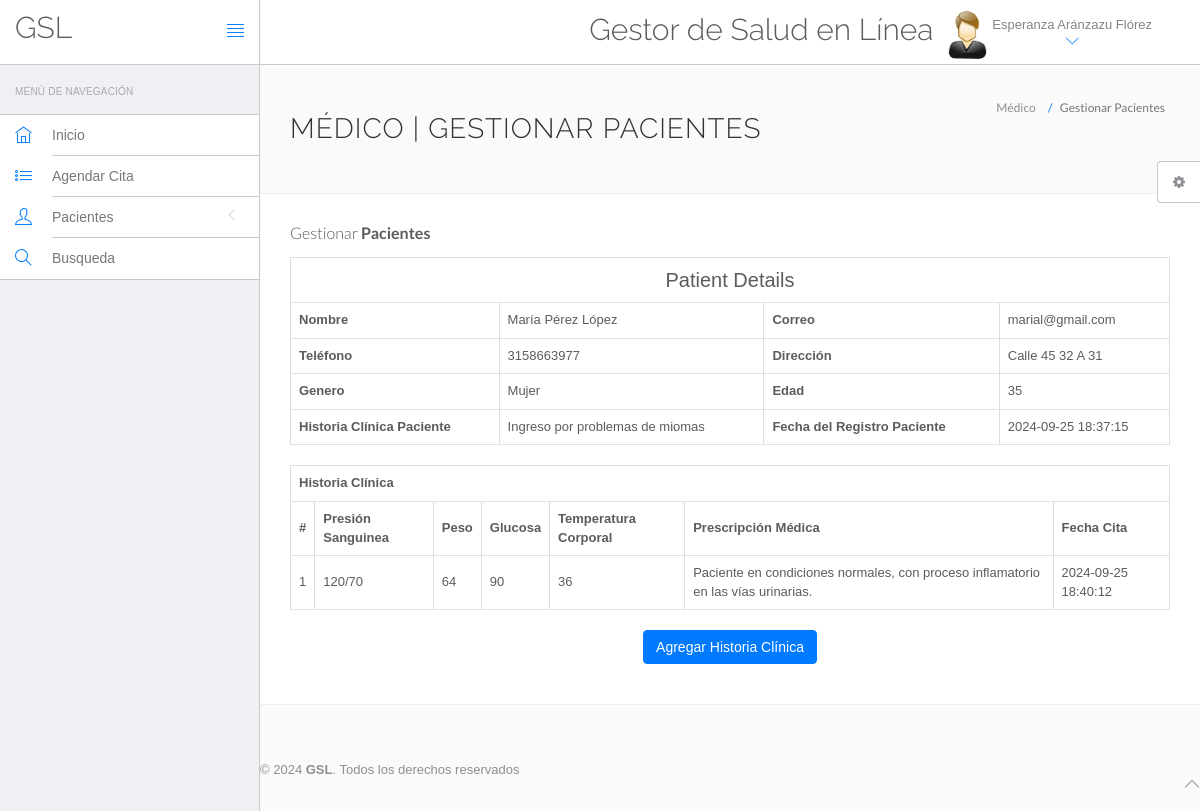
Screenshot of /hms/doctor/view-patient.php?viewid=6 (signed in) with the database file from the repository.
### tables this page shows
CREATE TABLE `doctors` (
  `id` int(11) NOT NULL,
  `specilization` varchar(255) DEFAULT NULL,
  `doctorName` varchar(255) DEFAULT NULL,
  `address` longtext DEFAULT NULL,
  `docFees` varchar(255) DEFAULT NULL,
  `contactno` bigint(11) DEFAULT NULL,
  `docEmail` varchar(255) DEFAULT NULL,
  `password` varchar(255) DEFAULT NULL,
  `creationDate` timestamp NULL DEFAULT current_timestamp(),
  `updationDate` timestamp NULL DEFAULT NULL ON UPDATE current_timestamp()
);

CREATE TABLE `tblpatient` (
  `ID` int(10) NOT NULL,
  `Docid` int(10) DEFAULT NULL,
  `PatientName` varchar(200) DEFAULT NULL,
  `PatientContno` bigint(10) DEFAULT NULL,
  `PatientEmail` varchar(200) DEFAULT NULL,
  `PatientGender` varchar(50) DEFAULT NULL,
  `PatientAdd` mediumtext DEFAULT NULL,
  `PatientAge` int(10) DEFAULT NULL,
  `PatientMedhis` mediumtext DEFAULT NULL,
  `CreationDate` timestamp NULL DEFAULT current_timestamp(),
  `UpdationDate` timestamp NULL DEFAULT NULL ON UPDATE current_timestamp()
);

CREATE TABLE `tblmedicalhistory` (
  `ID` int(10) NOT NULL,
  `PatientID` int(10) DEFAULT NULL,
  `BloodPressure` varchar(200) DEFAULT NULL,
  `BloodSugar` varchar(200) NOT NULL,
  `Weight` varchar(100) DEFAULT NULL,
  `Temperature` varchar(200) DEFAULT NULL,
  `MedicalPres` mediumtext DEFAULT NULL,
  `CreationDate` timestamp NOT NULL DEFAULT current_timestamp() ON UPDATE current_timestamp()
);

### hms/doctor/view-patient.php (the view, shortened to what this page needs)
<?php
include('include/config.php');
?>
<!DOCTYPE html>
<html lang="en">
<head>
    <link rel="stylesheet" href="vendor/bootstrap/css/bootstrap.min.css">
    <link rel="stylesheet" href="vendor/fontawesome/css/font-awesome.min.css">
    <link rel="stylesheet" href="vendor/themify-icons/themify-icons.min.css">
    <link href="vendor/animate.css/animate.min.css" rel="stylesheet" media="screen">
    <link href="vendor/perfect-scrollbar/perfect-scrollbar.min.css" rel="stylesheet" media="screen">
    <link href="vendor/switchery/switchery.min.css" rel="stylesheet" media="screen">
    <link href="vendor/bootstrap-touchspin/jquery.bootstrap-touchspin.min.css" rel="stylesheet" media="screen">
    <link href="vendor/select2/select2.min.css" rel="stylesheet" media="screen">
    <link href="vendor/bootstrap-datepicker/bootstrap-datepicker3.standalone.min.css" rel="stylesheet" media="screen">
    <link href="vendor/bootstrap-timepicker/bootstrap-timepicker.min.css" rel="stylesheet" media="screen">
    <link rel="stylesheet" href="assets/css/styles.css">
    <link rel="stylesheet" href="assets/css/plugins.css">
    <link rel="stylesheet" href="assets/css/themes/theme-1.css" id="skin_color" />
</head>
<body>
    <div id="app">
        <?php include('include/sidebar.php');?>
        <div class="app-content">
            <?php include('include/header.php');?>
            <div class="main-content">
                <div class="wrap-content container" id="container">
                    <section id="page-title">
                        <div class="row">
                            <div class="col-sm-8">
                                <h1 class="mainTitle">Médico | Gestionar Pacientes</h1>
                            </div>
                            <ol class="breadcrumb">
                                <li>
                                    <span>Médico</span>
                                </li>
                                <li class="active">
                                    <span>Gestionar Pacientes</span>
                                </li>
                            </ol>
                        </div>
                    </section>
                    <div class="container-fluid container-fullw bg-white">
                        <div class="row">
                            <div class="col-md-12">
                                <h5 class="over-title margin-bottom-15">Gestionar <span
                                        class="text-bold">Pacientes</span></h5>
                                <?php
                               $vid=$_GET['viewid'];
                               $ret=mysqli_query($con,"select * from tblpatient where ID='$vid'");
$cnt=1;
while ($row=mysqli_fetch_array($ret)) {
                               ?>
                                <table border="1" class="table table-bordered">
                                    <tr align="center">
                                        <td colspan="4" style="font-size:20px;color:blue">
                                            Patient Details</td>
                                    </tr>
                                    <tr>
                                        <th scope>Nombre</th>
                                        <td><?php  echo $row['PatientName'];?></td>
                                        <th scope>Correo</th>
                                        <td><?php  echo $row['PatientEmail'];?></td>
                                    </tr>
                                    <tr>
                                        <th scope>Teléfono</th>
                                        <td><?php  echo $row['PatientContno'];?></td>
                                        <th>Dirección</th>
                                        <td><?php  echo $row['PatientAdd'];?></td>
                                    </tr>
                                    <tr>
                                        <th>Genero</th>
                                        <td><?php  echo $row['PatientGender'];?></td>
                                        <th>Edad</th>
                                        <td><?php  echo $row['PatientAge'];?></td>
                                    </tr>
                                    <tr>
                                        <th>Historia Clínica Paciente</th>
                                        <td><?php  echo $row['PatientMedhis'];?></td>
                                        <th>Fecha del Registro Paciente</th>
                                        <td><?php  echo $row['CreationDate'];?></td>
                                    </tr>
                                    <?php }?>
                                </table>
                                <?php
$ret=mysqli_query($con,"select * from tblmedicalhistory  where PatientID='$vid'");
 ?>
                                <table id="datatable" class="table table-bordered dt-responsive nowrap"
                                    style="border-collapse: collapse; border-spacing: 0; width: 100%;">
                                    <tr align="center">
                                        <th colspan="8">Historia Clínica</th>
                                    </tr>
                                    <tr>
                                        <th>#</th>
                                        <th>Presión Sanguinea</th>
                                        <th>Peso</th>
                                        <th>Glucosa</th>
                                        <th>Temperatura Corporal</th>
                                        <th>Prescripción Médica</th>
                                        <th>Fecha Cita</th>
                                    </tr>
                                    <?php
while ($row=mysqli_fetch_array($ret)) {
  ?>
                                    <tr>
                                        <td><?php echo $cnt;?></td>
                                        <td><?php  echo $row['BloodPressure'];?></td>
                                        <td><?php  echo $row['Weight'];?></td>
                                        <td><?php  echo $row['BloodSugar'];?></td>
                                        <td><?php  echo $row['Temperature'];?></td>
                                        <td><?php  echo $row['MedicalPres'];?></td>
                                        <td><?php  echo $row['CreationDate'];?></td>
                                    </tr>
                                    <?php $cnt=$cnt+1;} ?>
                                </table>
                                <p align="center">
                                    <button class="btn btn-primary waves-effect waves-light w-lg" data-toggle="modal"
                                        data-target="#myModal">Agregar Historia Clínica</button>
                                </p>
                            </div>
                        </div>
                    </div>
                </div>
                <?php include('include/footer.php');?>
                <?php include('include/setting.php');?>
            </div>
</body>
</html>

### hms/doctor/include/header.php (shortened to what this page needs)
<header class="navbar navbar-default navbar-static-top">
					<div class="navbar-header">
						<a class="navbar-brand" href="#">
							<h2 style="padding-top:20% ">GSL</h2>
						</a>
						<a href="#" class="sidebar-toggler pull-right visible-md visible-lg" data-toggle-class="app-sidebar-closed" data-toggle-target="#app">
							<i class="ti-align-justify"></i>
						</a>
					</div>
					<div class="navbar-collapse collapse">
						<ul class="nav navbar-right">
								<li  style="padding-top:2% ">
								<h2>Gestor de Salud en Línea</h2>
							</li>
							<li class="dropdown current-user">
								<a href class="dropdown-toggle" data-toggle="dropdown">
									<img src="assets/images/images.jpg" > <span class="username">
									<?php $query=mysqli_query($con,"select doctorName from doctors where id='".$_SESSION['id']."'");
while($row=mysqli_fetch_array($query))
{
	echo $row['doctorName'];
}
									?> <i class="ti-angle-down"></i></i></span>
								</a>
							</li>
						</ul>
					</div>
				</header>

### hms/doctor/assets/css/themes/theme-1.css (style rules this page uses)
body { background: #FAFAFA; }
header .navbar-header { background: #ffffff !important; border-right-color: #c8c7cc !important; border-bottom-color: #c8c7cc !important; }
header .navbar-header .sidebar-toggler, header .navbar-header .sidebar-mobile-toggler { color: #007aff !important; }
header .navbar-header .navbar-brand { color: #777 !important; }
header .navbar-collapse { background: #ffffff !important; border-bottom-color: #c8c7cc !important; box-shadow: none !important; }
header .navbar-collapse .navbar-right > li > a { color: #777; }
header .navbar-collapse .navbar-right > li > a i { color: #007aff !important; }

### rows the page displays
doctors: doctorName "Esperanza Aránzazu Flórez"
tblpatient: PatientName "María Pérez López", PatientEmail "marial@gmail.com", PatientContno "3158663977", PatientAdd "Calle 45 32 A 31", PatientGender "Mujer", PatientAge "35", PatientMedhis "Ingreso por problemas de miomas", CreationDate "2024-09-25 18:37:15"
tblmedicalhistory: BloodPressure "120/70", Weight "64", BloodSugar "90", Temperature "36", MedicalPres "Paciente en condiciones normales, con proceso inflamatorio en las vías urinarias.", CreationDate "2024-09-25 18:40:12"
